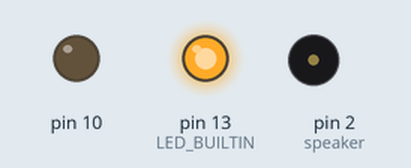
This sketch was run on a simulated Arduino Uno, built with avr-gcc and run on an emulated ATmega328P. Shown: output pins drawn as LEDs (lit = HIGH), buzzer (waves = sounding, pin HIGH).

Above: at 0.1 s.
At 1.3 s:
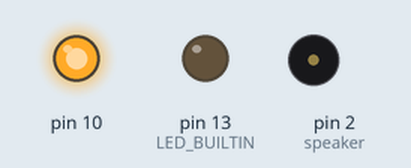
At 2.7 s:
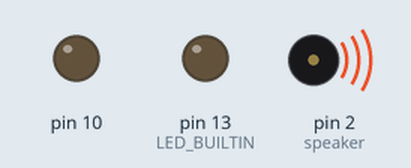
Timing chart, 0 to 3.0 s (numbered marks = the images above):
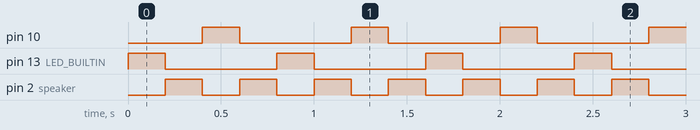

Measured:
- by itself, pin 10, pin 13 (LED_BUILTIN): alternates HIGH for 0.20 s and LOW for 0.60 s
- by itself, pin 2 (speaker): alternates HIGH for 0.20 s and LOW for 0.20 s
- by itself, everything shown: repeats every 0.80 s, in 4 steps

The sketch:

Blink_on_off_speaker.ino
```cpp
/*
  Blink
  Blinks on board LED, then speaker clicks and finally blinks off board LED.
*/
int speaker = 2;

void setup() {
  pinMode(LED_BUILTIN, OUTPUT);
  pinMode(10, OUTPUT);
  pinMode(speaker, OUTPUT);
}

void loop() {
  digitalWrite(LED_BUILTIN, HIGH);  // turn the LED on
  delay(200);
  digitalWrite(LED_BUILTIN, LOW);  // turn the LED off

  digitalWrite(speaker, HIGH);
  delay(200);
  digitalWrite(speaker, LOW);

  digitalWrite(10, HIGH);
  delay(200);
  digitalWrite(10, LOW);

  digitalWrite(speaker, HIGH);
  delay(200);
  digitalWrite(speaker, LOW);
}
```
